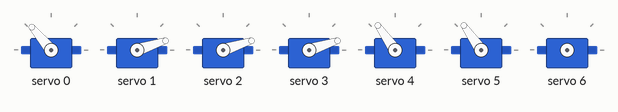
This sketch was run on a simulated ESP32. On the bench: 7 × servo.

Above: at 0.05 s.
At 2.6 s:
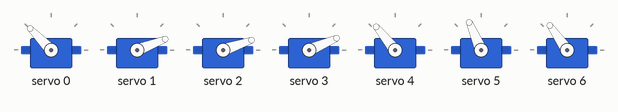
At 2.7 s:
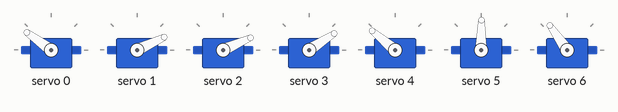
At 2.8 s:
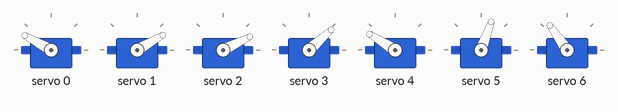
At 3.05 s:
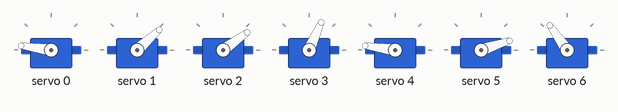
At 5.05 s:
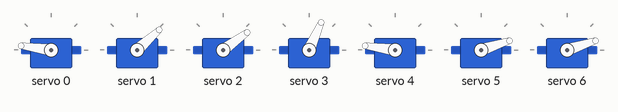
Timing chart, 0 to 6.6 s (numbered marks = the images above):
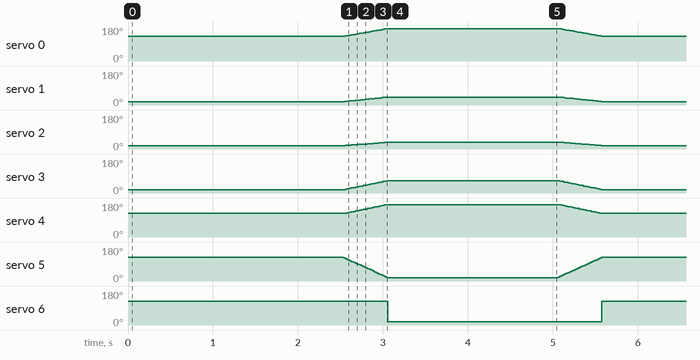

Measured:
- by itself, servo 6: alternates 125° for 2.5 s and 18° for 2.5 s

The sketch:

cobraV1.ino
```cpp
#include <Wire.h>
#include <Adafruit_PWMServoDriver.h>

Adafruit_PWMServoDriver robot = Adafruit_PWMServoDriver(); // Default I2C address 0x40

#define SERVOMIN  150
#define SERVOMAX  600

int angleToPulse(int angle) {
  return map(angle, 0, 180, SERVOMIN, SERVOMAX);
}

// Servo channels
int baseChannel = 0;
int lowerArmChannel_1 = 1;
int lowerArmChannel_2 = 2;
int upperArmChannel_1 = 3;
int upperArmChannel_2 = 4;
int wristChannel = 5;
int gripperChannel = 6;

const int startPos[7] = {95, 0, 0, 0, 90, 90, 90}; // starting position
int currentPos[7];  // track current positions

// Simple linear move for all servos together
void moveAllServos(const int targets[], int steps = 45, int stepDelay = 8) {  // <-- Faster (8ms)
  int start[7];
  for (int i = 0; i < 7; i++) start[i] = currentPos[i];

  for (int step = 1; step <= steps; step++) {
    for (int i = 0; i < 7; i++) {
      if (i == gripperChannel) continue; // keep gripper instant
      int newAngle = start[i] + (targets[i] - start[i]) * step / steps;
      robot.setPWM(i, 0, angleToPulse(newAngle));
    }
    delay(stepDelay);
  }

  // Gripper instantly at end
  robot.setPWM(gripperChannel, 0, angleToPulse(targets[gripperChannel]));

  // Save final positions
  for (int i = 0; i < 7; i++) currentPos[i] = targets[i];
}

void setup() {
  Serial.begin(115200);
  Wire.begin(21, 22);
  robot.begin();
  robot.setPWMFreq(50);
  delay(10);

  // Initialize current positions
  for (int i = 0; i < 7; i++) currentPos[i] = startPos[i];
}

void loop() {
  int randomPos[7] = {130, 20, 15, 40, 130, 0, 0};

  moveAllServos(startPos, 45, 8);   // Slightly faster to start
  delay(2000);
  moveAllServos(randomPos, 45, 8);  // Slightly faster to random
  delay(2000);
}
```
